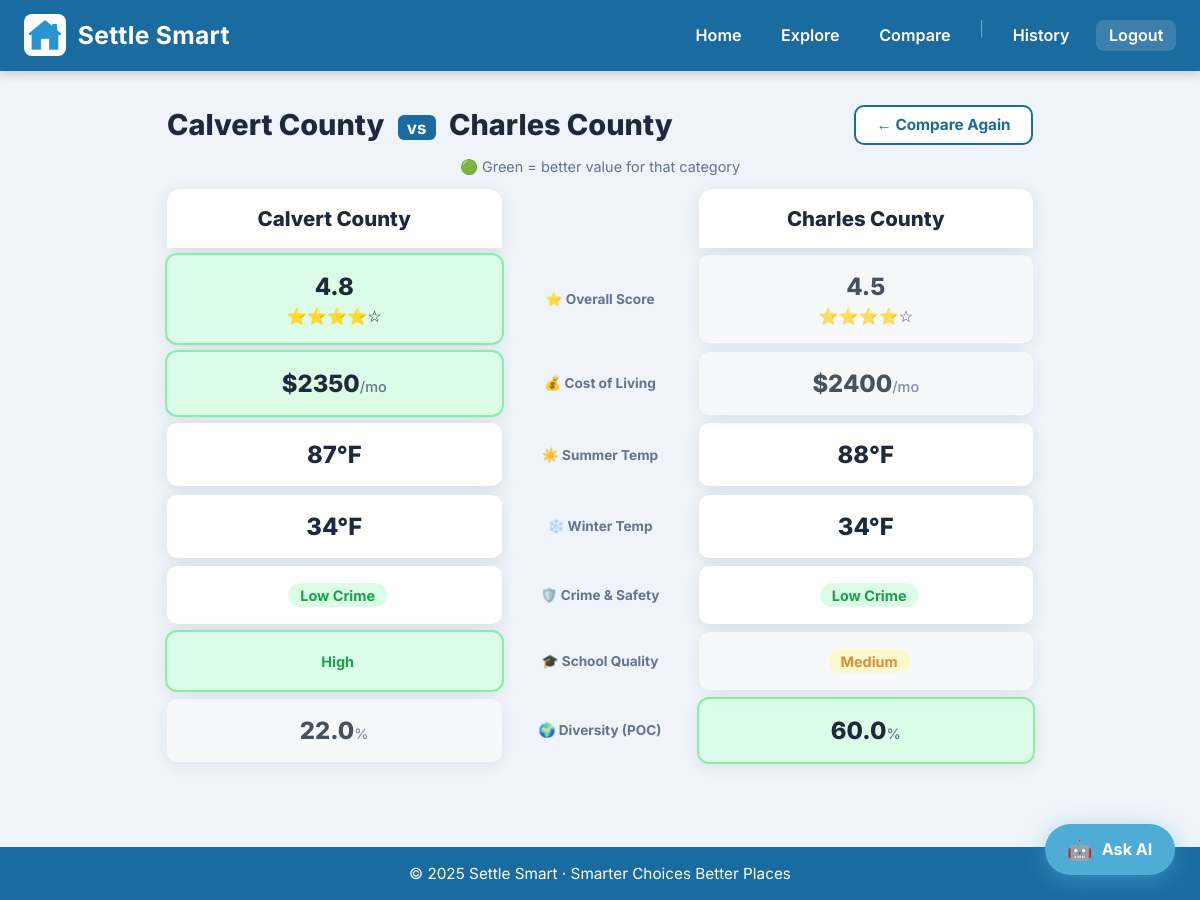
Page /compare?county1=Calvert County&county2=Charles County (signed in) on the committed database.
### tables this page shows
CREATE TABLE counties (
            id INTEGER PRIMARY KEY AUTOINCREMENT,
            name TEXT UNIQUE NOT NULL,
            summer_temp INTEGER,
            winter_temp INTEGER,
            avg_cost_of_living INTEGER,
            crime_safety TEXT,
            school_quality TEXT,
            diversity_percent REAL,
            crime_explanation TEXT,
            school_explanation TEXT,
            race_white REAL,
            race_black REAL,
            race_hispanic REAL,
            race_asian REAL,
            race_american_indian REAL,
            race_native_hawaiian REAL,
            race_multiracial REAL,
            lat REAL,
            lng REAL
        );

### app.py (the view, shortened to what this page needs)
@app.route("/compare", methods=["GET", "POST"])
def compare():
    county1 = county2 = county1_name = county2_name = None
    if request.method == "POST":
        county1_name = request.form.get("county1")
        county2_name = request.form.get("county2")
    elif request.args.get("county1") and request.args.get("county2"):
        county1_name = request.args.get("county1")
        county2_name = request.args.get("county2")
    if county1_name: county1 = get_county_overview(county1_name)
    if county2_name: county2 = get_county_overview(county2_name)
    if county1 and county2:
        return render_template(
            "compare_result.html",
            county1=county1, county2=county2,
        )
    return render_template(
        "compare.html",
        counties=get_all_county_names(),
        county1_name=county1_name, county2_name=county2_name,
    )

### app.py (called while the page is built)
def get_db():
    conn = sqlite3.connect("settle_smart.db")
    conn.row_factory = sqlite3.Row
    return conn

@login_manager.user_loader
def load_user(user_id):
    conn = get_db()
    row = conn.execute("SELECT * FROM users WHERE id = ?", (user_id,)).fetchone()
    conn.close()
    if row:
        return User(row["id"], row["username"], row["email"])
    return None

def compute_raw_score(entry: dict) -> int:
    score = 70
    if entry["schoolQuality"] == "High":   score += 10
    elif entry["schoolQuality"] == "Low":  score -= 10
    if entry["crimeSafety"] == "Low":      score += 10
    elif entry["crimeSafety"] == "High":   score -= 10
    diversity = entry["diversityPercent"]
    score += max(0, 10 - abs(50 - diversity) // 5)
    cost = entry["averageCostOfLiving"]
    if cost <= 1900:   score += 5
    elif cost >= 3000: score -= 5
    return max(0, min(100, score))

def compute_star_score(entry: dict) -> float:
    raw = compute_raw_score(entry)
    star = round(1.0 + (raw / 100.0) * 4.0, 1)
    return star

### templates/compare_result.html (shortened to what this page needs)
<!DOCTYPE html>
<html lang="en">
<head>
  <link rel="stylesheet" href="{{ url_for('static', filename='style.css') }}">
</head>
<body>
  <header class="site-header">
    <div class="logo-title">
      <img src="{{ url_for('static', filename='logo.png') }}" alt="Settle Smart Logo"/>
      <h1>Settle Smart</h1>
    </div>
    <nav class="nav-links">
      <a href="/">Home</a>
      <a href="/explore">Explore</a>
      <a href="/compare">Compare</a>
      {% if current_user.is_authenticated %}
        <span class="nav-divider">|</span>
        <a href="/history">History</a>
        <a href="/logout" class="nav-auth">Logout</a>
      {% else %}
        <span class="nav-divider">|</span>
        <a href="/login" class="nav-auth">Log In</a>
      {% endif %}
    </nav>
  </header>
  <main class="compare-result-page">
    <div class="cmp-result-header">
      <h2>{{ county1.name }} <span class="vs-inline">vs</span> {{ county2.name }}</h2>
      <a href="/compare" class="cmp-again-btn">← Compare Again</a>
    </div>
    <p class="compare-legend">🟢 Green = better value for that category</p>
    <div class="compare-header-row">
      <div class="compare-county-title">{{ county1.name }}</div>
      <div class="compare-center-label"></div>
      <div class="compare-county-title">{{ county2.name }}</div>
    </div>
    <div class="compare-table">
      <div class="compare-row">
        <div class="compare-cell left {% if county1.overall_score > county2.overall_score %}winner{% elif county1.overall_score < county2.overall_score %}loser{% endif %}">
          <span class="cmp-val">{{ county1.overall_score }}</span>
          <span class="cmp-stars">
            {% for i in range(1,6) %}{% if county1.overall_score >= i %}⭐{% else %}☆{% endif %}{% endfor %}
          </span>
        </div>
        <div class="compare-label">⭐ Overall Score</div>
        <div class="compare-cell right {% if county2.overall_score > county1.overall_score %}winner{% elif county2.overall_score < county1.overall_score %}loser{% endif %}">
          <span class="cmp-val">{{ county2.overall_score }}</span>
          <span class="cmp-stars">
            {% for i in range(1,6) %}{% if county2.overall_score >= i %}⭐{% else %}☆{% endif %}{% endfor %}
          </span>
        </div>
      </div>
      <div class="compare-row">
        <div class="compare-cell left {% if county1.averageCostOfLiving < county2.averageCostOfLiving %}winner{% elif county1.averageCostOfLiving > county2.averageCostOfLiving %}loser{% endif %}">
          <span class="cmp-val">${{ county1.averageCostOfLiving }}<span class="cmp-unit">/mo</span></span>
        </div>
        <div class="compare-label">💰 Cost of Living</div>
        <div class="compare-cell right {% if county2.averageCostOfLiving < county1.averageCostOfLiving %}winner{% elif county2.averageCostOfLiving > county1.averageCostOfLiving %}loser{% endif %}">
          <span class="cmp-val">${{ county2.averageCostOfLiving }}<span class="cmp-unit">/mo</span></span>
        </div>
      </div>
      <div class="compare-row">
        <div class="compare-cell left">
          <span class="cmp-val">{{ county1.summerTemp }}°F</span>
        </div>
        <div class="compare-label">☀️ Summer Temp</div>
        <div class="compare-cell right">
          <span class="cmp-val">{{ county2.summerTemp }}°F</span>
        </div>
      </div>
      <div class="compare-row">
        <div class="compare-cell left">
          <span class="cmp-val">{{ county1.winterTemp }}°F</span>
        </div>
        <div class="compare-label">❄️ Winter Temp</div>
        <div class="compare-cell right">
          <span class="cmp-val">{{ county2.winterTemp }}°F</span>
        </div>
      </div>
      {% set crime_order = {"Low": 1, "Medium": 2, "High": 3} %}
      <div class="compare-row">
        <div class="compare-cell left {% if crime_order[county1.crimeSafety] < crime_order[county2.crimeSafety] %}winner{% elif crime_order[county1.crimeSafety] > crime_order[county2.crimeSafety] %}loser{% endif %}">
          {% if county1.crimeSafety == "Low" %}<span class="badge-pill pill-low">Low Crime</span>
          {% elif county1.crimeSafety == "Medium" %}<span class="badge-pill pill-medium">Medium</span>
          {% else %}<span class="badge-pill pill-high-crime">High Crime</span>{% endif %}
        </div>
        <div class="compare-label">🛡️ Crime &amp; Safety</div>
        <div class="compare-cell right {% if crime_order[county2.crimeSafety] < crime_order[county1.crimeSafety] %}winner{% elif crime_order[county2.crimeSafety] > crime_order[county1.crimeSafety] %}loser{% endif %}">
          {% if county2.crimeSafety == "Low" %}<span class="badge-pill pill-low">Low Crime</span>
          {% elif county2.crimeSafety == "Medium" %}<span class="badge-pill pill-medium">Medium</span>
          {% else %}<span class="badge-pill pill-high-crime">High Crime</span>{% endif %}
        </div>
      </div>
      {% set school_order = {"High": 1, "Medium": 2, "Low": 3} %}
      <div class="compare-row">
        <div class="compare-cell left {% if school_order[county1.schoolQuality] < school_order[county2.schoolQuality] %}winner{% elif school_order[county1.schoolQuality] > school_order[county2.schoolQuality] %}loser{% endif %}">
          {% if county1.schoolQuality == "High" %}<span class="badge-pill pill-low">High</span>
          {% elif county1.schoolQuality == "Medium" %}<span class="badge-pill pill-medium">Medium</span>
          {% else %}<span class="badge-pill pill-high-crime">Low</span>{% endif %}
        </div>
        <div class="compare-label">🎓 School Quality</div>
        <div class="compare-cell right {% if school_order[county2.schoolQuality] < school_order[county1.schoolQuality] %}winner{% elif school_order[county2.schoolQuality] > school_order[county1.schoolQuality] %}loser{% endif %}">
          {% if county2.schoolQuality == "High" %}<span class="badge-pill pill-low">High</span>
          {% elif county2.schoolQuality == "Medium" %}<span class="badge-pill pill-medium">Medium</span>
          {% else %}<span class="badge-pill pill-high-crime">Low</span>{% endif %}
        </div>
      </div>
      <div class="compare-row">
        <div class="compare-cell left {% if county1.diversityPercent > county2.diversityPercent %}winner{% elif county1.diversityPercent < county2.diversityPercent %}loser{% endif %}">
          <span class="cmp-val">{{ county1.diversityPercent }}<span class="cmp-unit">%</span></span>
        </div>
        <div class="compare-label">🌍 Diversity (POC)</div>
        <div class="compare-cell right {% if county2.diversityPercent > county1.diversityPercent %}winner{% elif county2.diversityPercent < county1.diversityPercent %}loser{% endif %}">
          <span class="cmp-val">{{ county2.diversityPercent }}<span class="cmp-unit">%</span></span>
        </div>
      </div>
    </div>
  </main>
  <footer>© 2025 Settle Smart · Smarter Choices Better Places</footer>
  <a href="/assistant" class="ai-fab">
    <span class="fab-icon">🤖</span> Ask AI
  </a>
</body>
</html>

### static/style.css (style rules this page uses)
* { box-sizing: border-box; margin: 0; padding: 0; }
:root { --brand: #1a6ba0; --brand-d: #124f7a; --ink: #1e293b; --bg: #eef4f9; --panel: #ffffff; --muted: #64748b; --ring: rgba(26,107,160,.25); --green: #16a34a; --yellow: #d97706; --red: #dc2626; --radius: 14px; --shadow: 0 4px 18px rgba(0,0,0,.09); }
html, body { font-size: 17px; font-family: 'Inter', 'Segoe UI', sans-serif; color: var(--ink); background: var(--bg); }
header, .site-header { background: var(--brand); color: #fff; padding: .85rem 1.4rem; display: flex; align-items: center; justify-content: space-between; gap: 1rem; box-shadow: 0 3px 10px rgba(0,0,0,.18); position: sticky; top: 0; z-index: 100; }
.brand, .logo-title { display: flex; align-items: center; gap: 12px; text-decoration: none; color: inherit; }
.brand img, .logo-title img { height: 42px; border-radius: 8px; }
.brand-text .title, .logo-title h1 { font-size: 1.45rem; font-weight: 700; letter-spacing: .3px; margin: 0; }
.nav-links { display: flex; gap: 14px; }
.nav-links a, .backlink { color: #fff; text-decoration: none; font-weight: 600; font-size: .95rem; padding: .35rem .75rem; border-radius: 8px; transition: background .2s; }
.badge-pill { display: inline-block; padding: .2rem .7rem; border-radius: 999px; font-size: .85rem; font-weight: 700; margin-left: .4rem; }
.pill-low { background: #dcfce7; color: var(--green); }
.pill-medium { background: #fef9c3; color: var(--yellow); }
.compare-result-page { max-width: 900px; margin: 0 auto; padding: 2rem 1rem 5rem; }
.cmp-result-header { display: flex; align-items: center; justify-content: space-between; flex-wrap: wrap; gap: 1rem; margin-bottom: .75rem; }
.cmp-result-header h2 { font-size: 1.7rem; font-weight: 800; color: var(--ink); }
.vs-inline { font-size: 1rem; font-weight: 700; color: #fff; background: var(--brand); padding: .15rem .55rem; border-radius: 6px; margin: 0 .4rem; vertical-align: middle; }
.cmp-again-btn { background: var(--panel); color: var(--brand); border: 2px solid var(--brand); padding: .5rem 1.2rem; border-radius: 10px; font-weight: 700; font-size: .9rem; text-decoration: none; transition: background .2s, color .2s; }
.compare-header-row { display: grid; grid-template-columns: 1fr 180px 1fr; gap: .5rem; margin-bottom: .4rem; }
.compare-county-title { font-size: 1.2rem; font-weight: 800; color: var(--ink); text-align: center; background: var(--panel); border-radius: var(--radius) var(--radius) 0 0; padding: 1rem; box-shadow: var(--shadow); }
.compare-table { display: flex; flex-direction: column; gap: .5rem; }
.compare-row { display: grid; grid-template-columns: 1fr 180px 1fr; gap: .5rem; align-items: stretch; }
.compare-cell { background: var(--panel); border-radius: 10px; padding: 1rem 1.2rem; display: flex; flex-direction: column; align-items: center; justify-content: center; gap: .3rem; box-shadow: var(--shadow); transition: background .2s; }
.compare-cell.winner { background: #dcfce7; outline: 2px solid #86efac; }
.compare-cell.loser { background: #fafafa; opacity: .8; }
.compare-label { background: var(--bg); border-radius: 10px; display: flex; align-items: center; justify-content: center; text-align: center; font-size: .8rem; font-weight: 700; color: var(--muted); padding: .5rem .4rem; }
.cmp-val { font-size: 1.4rem; font-weight: 800; color: var(--ink); }
.cmp-unit { font-size: .85rem; font-weight: 500; color: var(--muted); }
.cmp-stars { font-size: .95rem; }
.compare-legend { margin-bottom: .8rem; text-align: center; color: var(--muted); font-size: .85rem; }
.ai-fab { position: fixed; bottom: 1.5rem; right: 1.5rem; z-index: 999; display: flex; align-items: center; gap: .55rem; background: #4facd6; color: #fff; text-decoration: none; font-weight: 700; font-size: .95rem; padding: .75rem 1.3rem; border-radius: 999px; box-shadow: 0 6px 22px rgba(79,172,214,.5); transition: background .2s, transform .2s, box-shadow .2s; }
.ai-fab .fab-icon { font-size: 1.2rem; }
footer { background: var(--brand); color: #fff; text-align: center; padding: 1rem; font-size: .9rem; }
.nav-divider { opacity: .4; font-size: .85rem; margin: 0 2px; }
.nav-auth { background: rgba(255,255,255,.15); border-radius: 8px; }

### rows in the picture
counties: name "Calvert County", averageCostOfLiving "2350", diversityPercent "22.0"
counties: name "Charles County", averageCostOfLiving "2400", diversityPercent "60.0"

### other values in the picture
{{ county1.overall_score }} "4.8"
{{ county2.overall_score }} "4.5"
{{ county1.summerTemp }} "87"
{{ county2.summerTemp }} "88"
{{ county1.winterTemp }} "34"
{{ county2.winterTemp }} "34"
